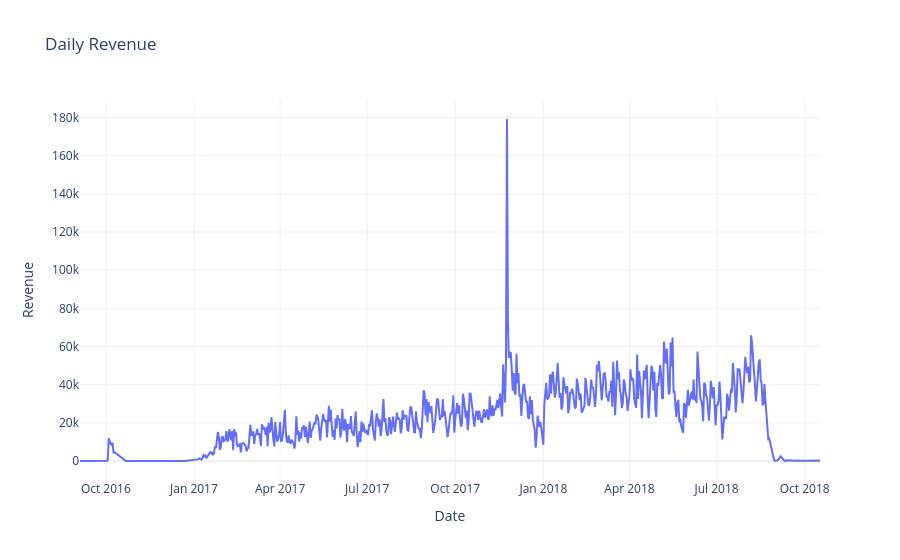

The notebook cell this image was saved under:
### Code cell
fig = px.line(

    daily_sales,

    x="Date",

    y="Revenue",

    title="Daily Revenue",

    template="plotly_white"

)

fig.show()

### Figure 1 — Plotly figure (JSON) as saved in the notebook; plotly's stock layout.template omitted (floating-point values rounded to 4 significant figures; data arrays with more than 128 entries replaced by an {"elided": "..."} marker saying what was removed)
{"data": [{"hovertemplate": "Date=%{x}<br>Revenue=%{y}<extra></extra>", "legendgroup": "", "line": {"color": "#636efa", "dash": "solid"}, "marker": {"symbol": "circle"}, "mode": "lines", "name": "", "orientation": "v", "showlegend": false, "type": "scatter", "x": {"elided": "633 str values"}, "xaxis": "x", "y": {"elided": "633 float values"}, "yaxis": "y"}], "layout": {"legend": {"tracegroupgap": 0}, "title": {"text": "Daily Revenue"}, "xaxis": {"anchor": "y", "domain": [0, 1], "title": {"text": "Date"}}, "yaxis": {"anchor": "x", "domain": [0, 1], "title": {"text": "Revenue"}}}}
